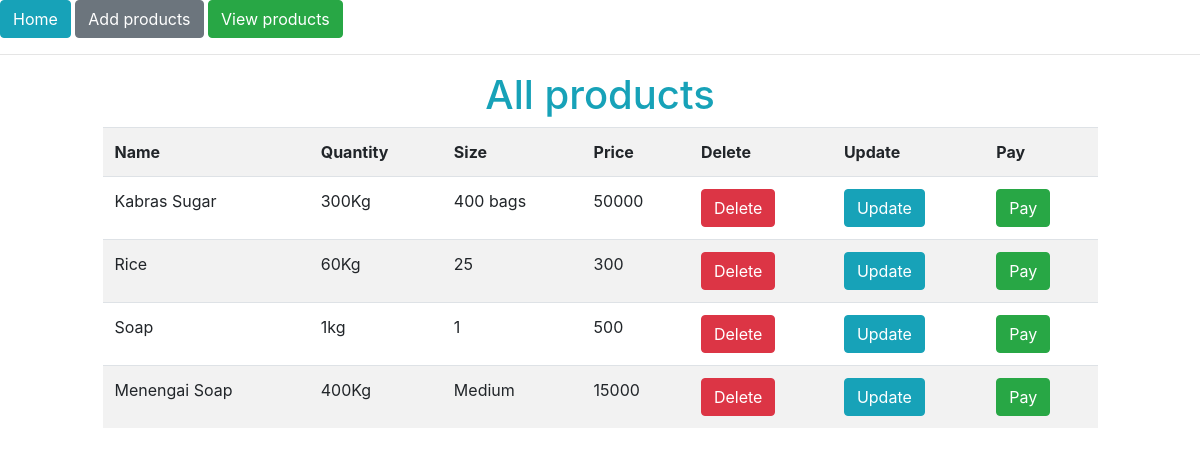
/products/, run on an earlier commit of the app's database.
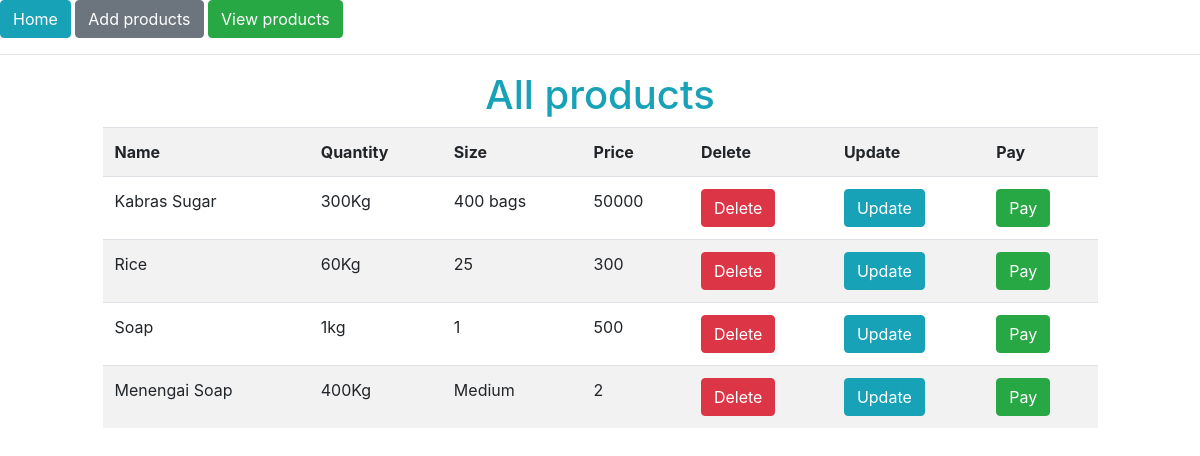
And on a later commit of the database.
### products/models.py (models this page shows, shortened)
class Product(models.Model):
    name = models.CharField()
    quantity = models.CharField()
    size = models.CharField()
    price = models.CharField()

### products/views.py (the view)
# urls.py: path('', products_views.all_products, name='all-products-url'),
def all_products(request):
    products = Product.objects.all()
    return render(request, 'products/index.html', {"products": products})

### templates/products/index.html
{% extends 'products/master.html' %}
{% block content %}
    <h1 class="text-info text-center">All products</h1>
    <div class="row">
        <div class="col-1"></div>
        <div class="col-10">
            <table class="table table-hover table-striped">
                <tr>
                    <th>Name</th>
                    <th>Quantity</th>
                    <th>Size</th>
                    <th>Price</th>
                    <th>Delete</th>
                    <th>Update</th>
                    <th>Pay</th>
                </tr>
                {% for product in products %}
                    <tr>
                        <td>{{ product.name }}</td>
                        <td>{{ product.quantity }}</td>
                        <td>{{ product.size }}</td>
                        <td>{{ product.price }}</td>
                        <td><a class="btn btn-danger" href="{% url 'delete-product-url' product.id %}">Delete</a></td>
                        <td><a class="btn btn-info" href="{% url 'update-products-url' product.id %}">Update</a></td>
                        <td><a class="btn btn-success" href="{% url 'prodcts-payment-url' product.id %}">Pay</a></td>
                    </tr>
                {% endfor %}
            </table>
        </div>
        <div class="col-1"></div>
    </div>
{% endblock %}

What changed in the data, as far as the page shows it:
changed Product "Menengai Soap": price "15000" → "2"
